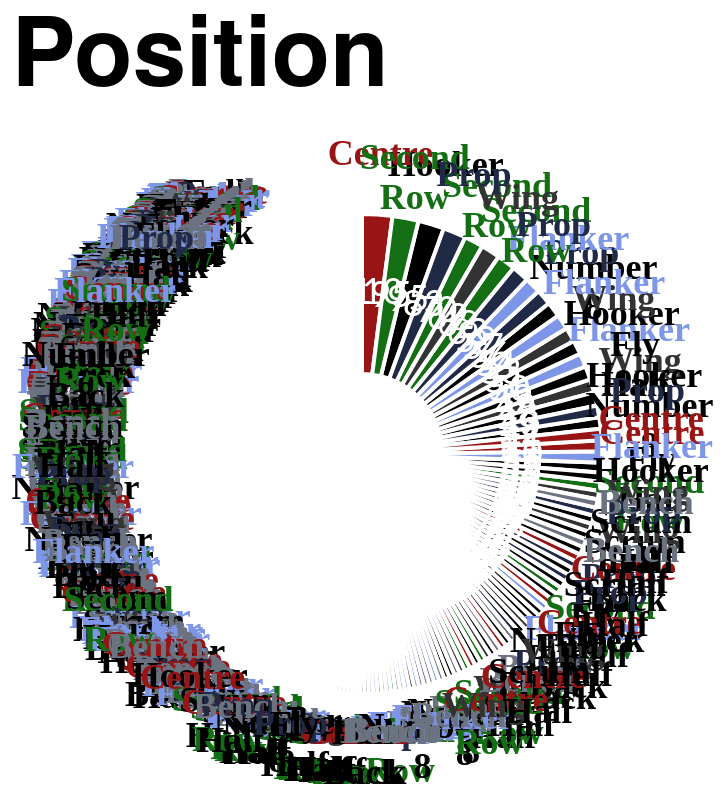

Here is the Vega-Lite specification saved for this chart:
### Vega-Lite specification from a JSON file in a GitHub repository (floating-point values rounded to 4 significant figures; data arrays with more than 128 entries replaced by an {"elided": "..."} marker saying what was removed)
{"config": {"axis": {"labelFont": "PT Sans Narrow, Helvetica Neue, Helvetica, Arial, sans-serif", "titleFont": "PT Sans Narrow, Helvetica Neue, Helvetica, Arial, sans-serif", "labelFontSize": 13, "titleFontSize": 24, "gridColor": "#202947", "gridOpacity": 0.2, "zindex": 1}, "text": {"font": "Lato, sans-serif"}, "bar": {"cornerRadiusEnd": 5}, "header": {"labelFont": "PT Sans Narrow, Helvetica Neue, Helvetica, Arial, sans-serif", "titleFont": "PT Sans Narrow, Helvetica Neue, Helvetica, Arial, sans-serif", "labelFontSize": 24, "titleFontSize": 28, "labelFontWeight": "bold", "orient": "left"}, "legend": {"labelFont": "PT Sans Narrow, Helvetica Neue, Helvetica, Arial, sans-serif", "titleFont": "PT Sans Narrow, Helvetica Neue, Helvetica, Arial, sans-serif", "labelFontSize": 14, "titleFontSize": 16, "titlePadding": 5, "fillColor": "white", "strokeColor": "black", "padding": 10, "titleFontWeight": "lighter", "titleFontStyle": "italic", "titleColor": "gray", "offset": 10}, "title": {"font": "PT Sans Narrow, Helvetica Neue, Helvetica, Arial, sans-serif", "fontSize": 48, "fontWeight": "bold", "anchor": "start", "align": "center", "titlePadding": 20, "subtitlePadding": 10, "subtitleFontSize": 13, "subtitleColor": "", "subtitleFontStyle": "italic", "offset": 15, "color": "black"}, "axisX": {"labelAngle": 0}, "facet": {"title": null, "header": null, "align": {"row": "each", "column": "each"}}, "resolve": {"scale": {"y": "independent", "facet": "independent"}}, "background": "transparent", "scale": {"offsetBandPaddingOuter": 0.2, "offsetBandPaddingInner": 0.1}, "view": {"stroke": null, "background": "transparent"}}, "layer": [{"mark": {"type": "arc", "innerRadius": 40, "outerRadius": 120, "stroke": "#ffffff", "strokeWidth": 2}, "encoding": {"color": {"field": "position", "legend": null, "scale": {"domain": ["Prop", "Flanker", "Second Row", "Centre", "Wing", "Fly Half", "Hooker", "Scrum Half", "Full Back", "Number 8", "Bench"], "range": ["#202946", "#7d96e8", "#146f14", "#991515", "#333333", "#000000", "#000000", "#000000", "#000000", "#000000", "#6b7280"]}, "sort": {"field": "sort_order", "op": "min", "order": "ascending"}, "type": "nominal"}, "order": {"field": "appearances", "sort": "ascending", "type": "quantitative"}, "theta": {"field": "appearances", "sort": "descending", "stack": true, "title": "Appearances", "type": "quantitative"}, "tooltip": [{"field": "player", "title": "Player", "type": "nominal"}, {"field": "position", "title": "Position", "type": "nominal"}, {"field": "appearances", "title": "Appearances", "type": "quantitative"}]}}, {"mark": {"type": "text", "dy": -5, "font": "PT Sans Narrow", "fontSize": 18, "fontWeight": "bold", "radius": 145}, "encoding": {"color": {"field": "position", "legend": null, "scale": {"domain": ["Prop", "Flanker", "Second Row", "Centre", "Wing", "Fly Half", "Hooker", "Scrum Half", "Full Back", "Number 8", "Bench"], "range": ["#202946", "#7d96e8", "#146f14", "#991515", "#333333", "#000000", "#000000", "#000000", "#000000", "#000000", "#6b7280"]}, "type": "nominal"}, "opacity": {"condition": {"test": "datum.appearances > 2", "value": 1}, "value": 0}, "order": {"field": "appearances", "sort": "ascending", "type": "quantitative"}, "text": {"field": "position_label", "type": "nominal"}, "theta": {"field": "appearances", "sort": "descending", "stack": true, "title": "Appearances", "type": "quantitative"}}, "transform": [{"calculate": "split(datum.position, ' ')", "as": "position_label"}]}, {"mark": {"type": "text", "color": "white", "fontSize": 18, "radius": 80}, "encoding": {"order": {"field": "appearances", "sort": "ascending", "type": "quantitative"}, "text": {"field": "appearances", "type": "nominal"}, "theta": {"field": "appearances", "sort": "descending", "stack": true, "title": "Appearances", "type": "quantitative"}}}], "data": {"name": "data-692b6d0faf23c49286f367f9ea39c42f"}, "height": 300, "resolve": {"scale": {"color": "shared"}}, "title": "Position", "width": 300, "$schema": "https://vega.github.io/schema/vega-lite/v5.20.1.json", "datasets": {"data-692b6d0faf23c49286f367f9ea39c42f": {"elided": "769 records"}}}
